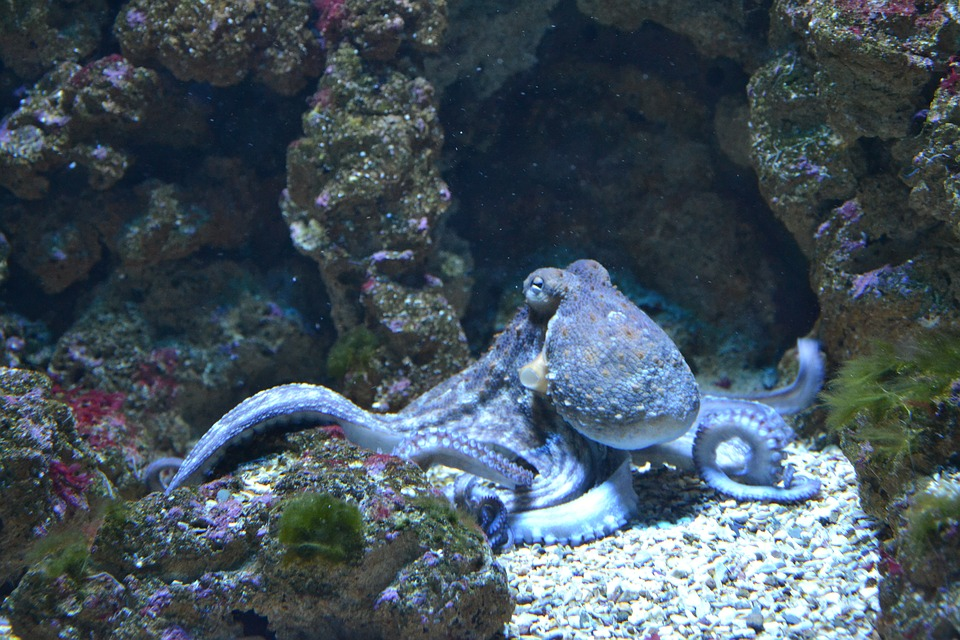
#> input picture images/octopus.jpg, 960 x 640 px
$ python basics.py
#> lines starting #> are read from the running program, lines starting #| are printed output that depends on the picture
"""
Code Along 0
Jack Chambers

OpenCV Basics


"""
import cv2 as cv

imagePath = "../images/octopus.jpg"
KEY_ESCAPE = 27

# [5 lines of commented-out code are left out]

"""
Open an image in a window
"""

def openImage(img):
    key = ord("r")
    while key != KEY_ESCAPE:
        cv.imshow("Opened Image", img)
        key = cv.waitKey()
    cv.destroyAllWindows()


"""
    Accessing the webcam
"""
# [9 lines of commented-out code are left out]


"""
    Accessig image pixels
"""
# img = cv.imread(imagePath)
# # row, column, channel
# # BGR color space

# ## Blue Intensity
# # pixel 40, 40
# print(img[40,40,0])
# print(img.dtype)


"""
    Image Indexing and Borders
"""
# [8 lines of commented-out code are left out]


"""
    Writing out an image
"""
# img = cv.imread(imagePath)
# path = "octopus_copy.png"

# cv.imwrite(path, img)


"""
    Write Text on Image
"""
img = cv.imread(imagePath)
#> img is the input picture: shape (640, 960, 3); mean B, G, R 92.5, 81.9, 67.8

# write text
def text(img, text,
        org=(100,225),
        font=cv.FONT_HERSHEY_SIMPLEX,
        fontScale=1,
        color=(255,255,255),
        thickness=2,
        lineType = cv.LINE_AA
    ):

#> called with text = 'octopus: 98%', org = (100, 225), font = 0, fontScale = 1, color = (255, 255, 255), thickness = 2, lineType = 16
    newImg = img.copy() # images are pass by reference, not copies
    cv.putText(newImg, text, org, font, fontScale, color, thickness, lineType)
    return newImg

# draw rectangle
newImg = text(img, "octopus: 98%")
newImg = cv.rectangle(newImg, (100,250), (900,600), (0,255,0), 3)
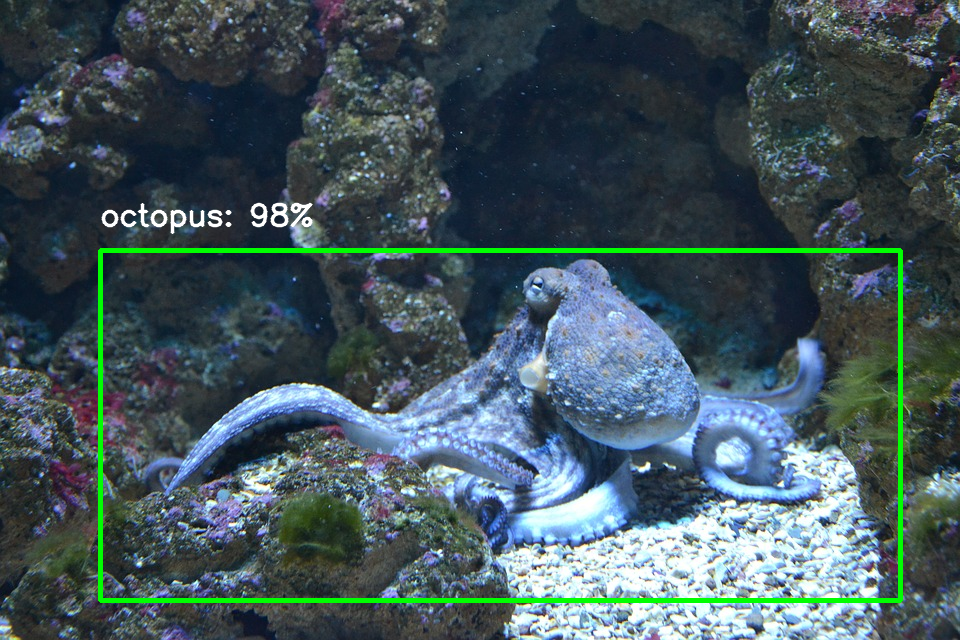
#> newImg: shape (640, 960, 3); mean B, G, R 91.3, 85.7, 67.1

openImage(newImg)
#> (key Esc is pressed here)
